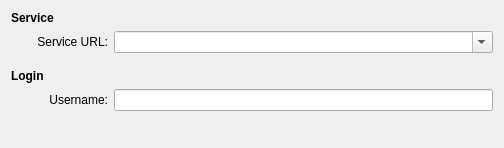
<?xml version="1.0" encoding="UTF-8"?>
<ui version="4.0">
 <class>ConfigurationWidget</class>
 <widget class="QWidget" name="ConfigurationWidget">
  <property name="geometry">
   <rect>
    <x>0</x>
    <y>0</y>
    <width>504</width>
    <height>148</height>
   </rect>
  </property>
  <layout class="QGridLayout" name="gridLayout">
   <item row="3" column="0" colspan="2">
    <widget class="QLabel" name="label_6">
     <property name="font">
      <font>
       <weight>75</weight>
       <bold>true</bold>
      </font>
     </property>
     <property name="text">
      <string>Login</string>
     </property>
    </widget>
   </item>
   <item row="6" column="0">
    <spacer name="verticalSpacer">
     <property name="orientation">
      <enum>Qt::Vertical</enum>
     </property>
     <property name="sizeHint" stdset="0">
      <size>
       <width>20</width>
       <height>0</height>
      </size>
     </property>
    </spacer>
   </item>
   <item row="5" column="1">
    <spacer name="verticalSpacer_2">
     <property name="orientation">
      <enum>Qt::Vertical</enum>
     </property>
     <property name="sizeType">
      <enum>QSizePolicy::Fixed</enum>
     </property>
     <property name="sizeHint" stdset="0">
      <size>
       <width>20</width>
       <height>10</height>
      </size>
     </property>
    </spacer>
   </item>
   <item row="0" column="0" colspan="2">
    <widget class="QLabel" name="label_8">
     <property name="font">
      <font>
       <weight>75</weight>
       <bold>true</bold>
      </font>
     </property>
     <property name="text">
      <string>Service</string>
     </property>
    </widget>
   </item>
   <item row="4" column="1">
    <widget class="QLabel" name="label">
     <property name="text">
      <string comment="login identify for blog account">Username:</string>
     </property>
     <property name="alignment">
      <set>Qt::AlignRight|Qt::AlignTrailing|Qt::AlignVCenter</set>
     </property>
     <property name="buddy">
      <cstring>kcfg_Username</cstring>
     </property>
    </widget>
   </item>
   <item row="4" column="2">
    <widget class="QLineEdit" name="kcfg_Username"/>
   </item>
   <item row="1" column="1">
    <widget class="QLabel" name="label_9">
     <property name="text">
      <string>Service URL:</string>
     </property>
     <property name="alignment">
      <set>Qt::AlignRight|Qt::AlignTrailing|Qt::AlignVCenter</set>
     </property>
     <property name="buddy">
      <cstring>kcfg_ServiceUrl</cstring>
     </property>
    </widget>
   </item>
   <item row="2" column="1">
    <spacer name="verticalSpacer_3">
     <property name="orientation">
      <enum>Qt::Vertical</enum>
     </property>
     <property name="sizeType">
      <enum>QSizePolicy::Fixed</enum>
     </property>
     <property name="sizeHint" stdset="0">
      <size>
       <width>20</width>
       <height>10</height>
      </size>
     </property>
    </spacer>
   </item>
   <item row="1" column="2">
    <widget class="KComboBox" name="kcfg_ServiceUrl">
     <property name="editable">
      <bool>true</bool>
     </property>
    </widget>
   </item>
  </layout>
 </widget>
 <customwidgets>
  <customwidget>
   <class>KComboBox</class>
   <extends>QComboBox</extends>
   <header>kcombobox.h</header>
  </customwidget>
 </customwidgets>
 <tabstops>
  <tabstop>kcfg_ServiceUrl</tabstop>
  <tabstop>kcfg_Username</tabstop>
 </tabstops>
 <resources/>
 <connections/>
</ui>
